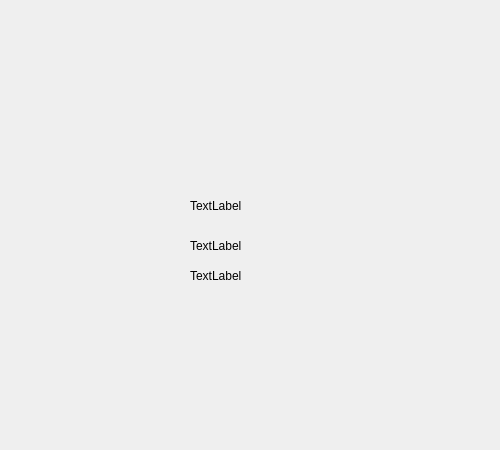
<?xml version="1.0" encoding="UTF-8"?>
<ui version="4.0">
 <class>Form</class>
 <widget class="QWidget" name="Form">
  <property name="geometry">
   <rect>
    <x>0</x>
    <y>0</y>
    <width>500</width>
    <height>450</height>
   </rect>
  </property>
  <property name="minimumSize">
   <size>
    <width>500</width>
    <height>450</height>
   </size>
  </property>
  <property name="maximumSize">
   <size>
    <width>500</width>
    <height>450</height>
   </size>
  </property>
  <property name="windowTitle">
   <string>Form</string>
  </property>
  <widget class="QLabel" name="label">
   <property name="geometry">
    <rect>
     <x>190</x>
     <y>200</y>
     <width>54</width>
     <height>12</height>
    </rect>
   </property>
   <property name="text">
    <string>TextLabel</string>
   </property>
  </widget>
  <widget class="QLabel" name="label_2">
   <property name="geometry">
    <rect>
     <x>190</x>
     <y>240</y>
     <width>54</width>
     <height>12</height>
    </rect>
   </property>
   <property name="text">
    <string>TextLabel</string>
   </property>
  </widget>
  <widget class="QLabel" name="label_3">
   <property name="geometry">
    <rect>
     <x>190</x>
     <y>270</y>
     <width>54</width>
     <height>12</height>
    </rect>
   </property>
   <property name="text">
    <string>TextLabel</string>
   </property>
  </widget>
 </widget>
 <resources/>
 <connections/>
</ui>
